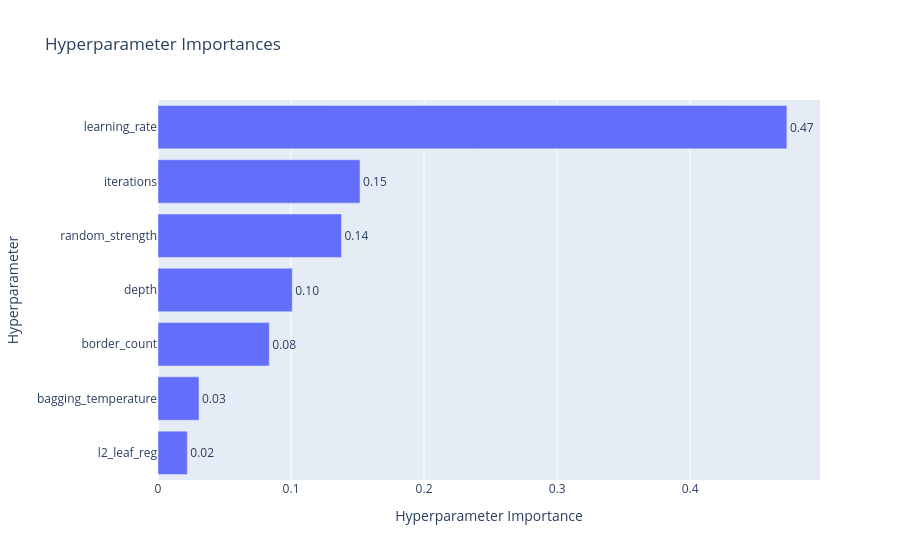

Notebook source saved alongside this figure:
### Code cell
plot_param_importances(study)

### Figure 1 — Plotly figure (JSON) as saved in the notebook; plotly's stock layout.template omitted (floating-point values rounded to 4 significant figures)
{"data": [{"cliponaxis": false, "hovertemplate": ["l2_leaf_reg (FloatDistribution): 0.022030438355304386<extra></extra>", "bagging_temperature (FloatDistribution): 0.030829505844754163<extra></extra>", "border_count (IntDistribution): 0.08363957250421353<extra></extra>", "depth (IntDistribution): 0.10091998597719057<extra></extra>", "random_strength (FloatDistribution): 0.13794750001000256<extra></extra>", "iterations (IntDistribution): 0.1518795041362267<extra></extra>", "learning_rate (FloatDistribution): 0.472753493172308<extra></extra>"], "name": "Objective Value", "orientation": "h", "text": ["0.02", "0.03", "0.08", "0.10", "0.14", "0.15", "0.47"], "textposition": "outside", "type": "bar", "x": [0.02203, 0.03083, 0.08364, 0.1009, 0.1379, 0.1519, 0.4728], "y": ["l2_leaf_reg", "bagging_temperature", "border_count", "depth", "random_strength", "iterations", "learning_rate"]}], "layout": {"title": {"text": "Hyperparameter Importances"}, "xaxis": {"title": {"text": "Hyperparameter Importance"}}, "yaxis": {"title": {"text": "Hyperparameter"}}}}
